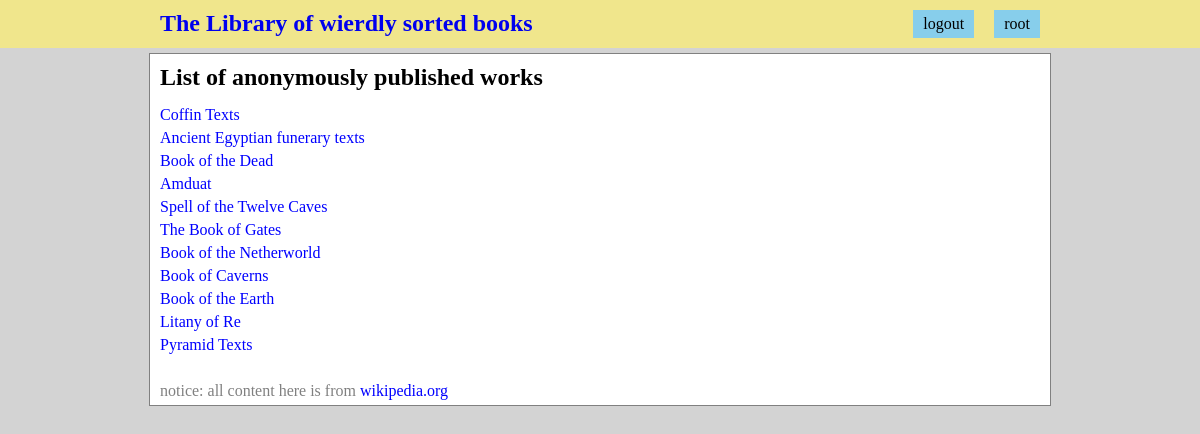
The page /category/List of anonymously published works (signed in) on the database its author committed.
### databases/database_setup.py (models this page shows, shortened)
class Category(Base):
    __tablename__ = 'Category'
    id = Column(Integer, primary_key=True)
    name = Column(String(250), nullable=False)

class Item(Base):
    __tablename__ = 'Item'
    id = Column(Integer, primary_key=True)
    name = Column(String(80), nullable=False)
    description = Column(String(250))
    category_id = Column(Integer, ForeignKey('Category.id'))
    category = relationship(Category)
    user_id = Column(Integer, ForeignKey('User.id'))
    user = relationship(User)

### host.py (the view)
@app.route("/category/<category_name>")
def show_category(category_name):
    session = DBSession()
    category = session.query(Category).filter_by(name=category_name).one()
    books = session.query(Item).filter_by(category_id=category.id).all()
    session.close()
    username = login_session.get('username', None)
    return render_template("category.html",
                           category=category,
                           books=books,
                           username=username)

### templates/category.html
{% extends "base.html" %}
{% block extraload %}
    <link href="{{url_for('static', filename='css/main.css')}}" rel="stylesheet" type="text/css">
{% endblock %}
{% block content %}
    <h2>{{category.name}}</h2>
    <ul>
    {% for book in books %}
        <li>
	    <a href={{url_for('show_book', category_name=category.name, book_name=book.name)}}>{{book.name}}</a>
	</li>
    {% endfor %}
    </ul>
{% endblock %}

### static/css/page.css (style rules this page uses)
* { padding: 0; margin: 0; }
body { background: lightgrey; }
h2 { margin: 10px; display: inline-block; }

### static/css/main.css (style rules this page uses)
#content a { color: blue; text-decoration: none; }
#content ul { list-style: none; }
#content li, p { margin: 5px 10px; }

### rows shown on the page
Category: name "List of anonymously published works"
Item: name "Coffin Texts"
Item: name "Ancient Egyptian funerary texts"
Item: name "Book of the Dead"
Item: name "Amduat"
Item: name "Spell of the Twelve Caves"
Item: name "The Book of Gates"
Item: name "Book of the Netherworld"
Item: name "Book of Caverns"
Item: name "Book of the Earth"
Item: name "Litany of Re"
Item: name "Pyramid Texts"

### other values the page prints
{{ username }} "root"
